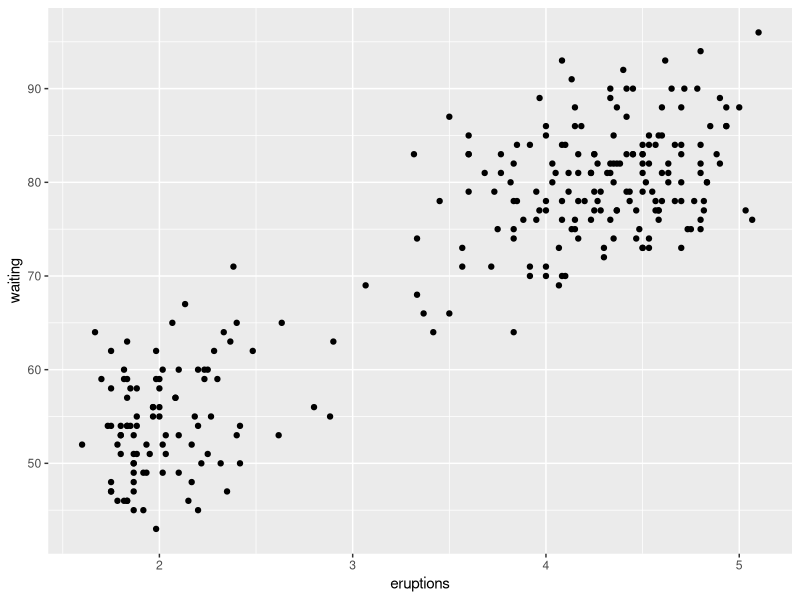
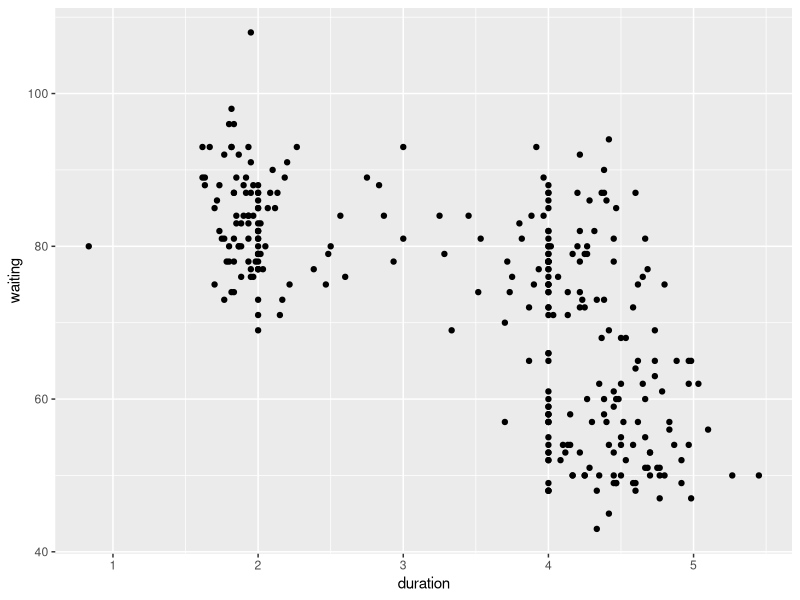
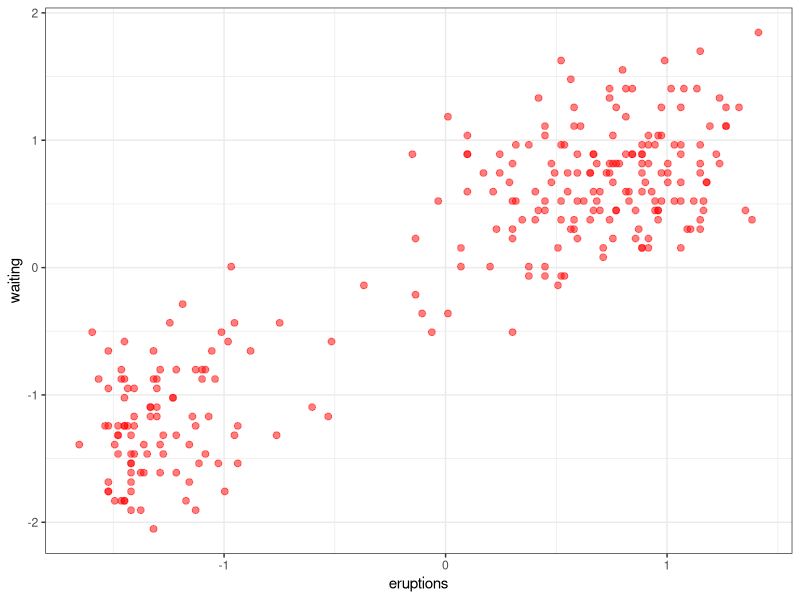
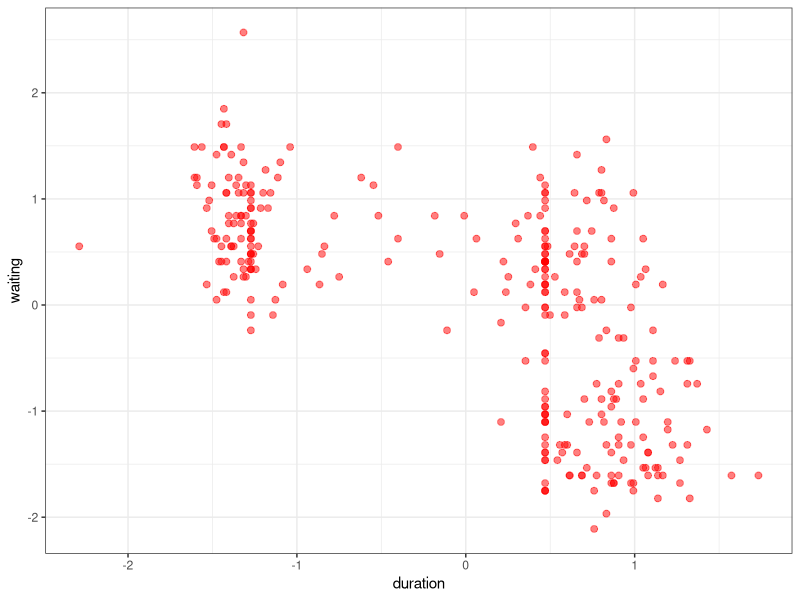
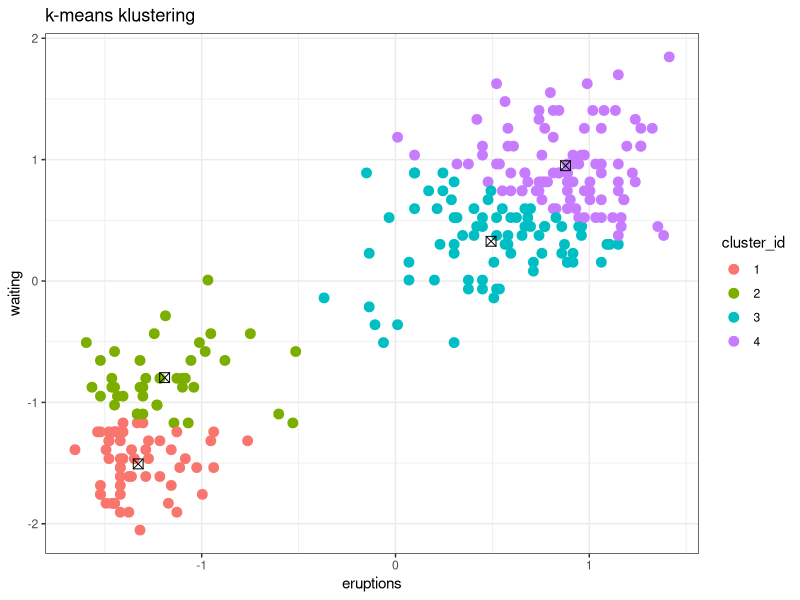
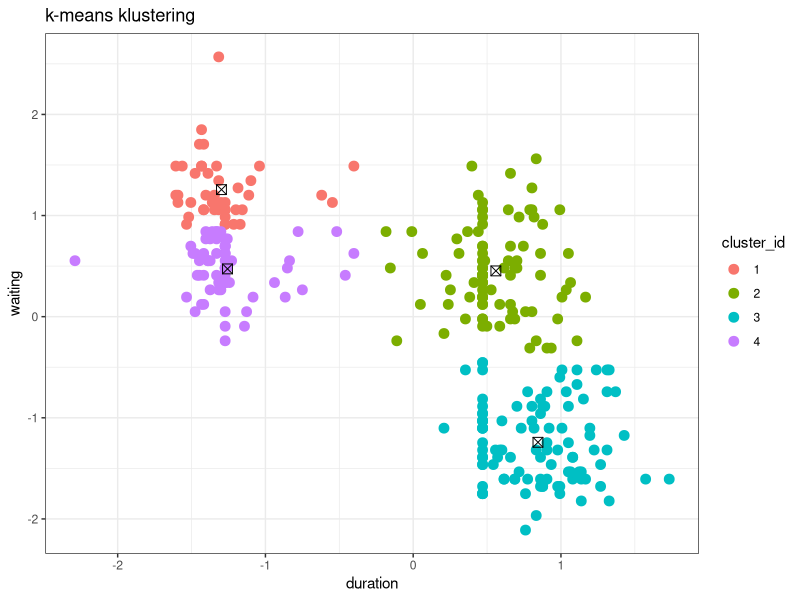
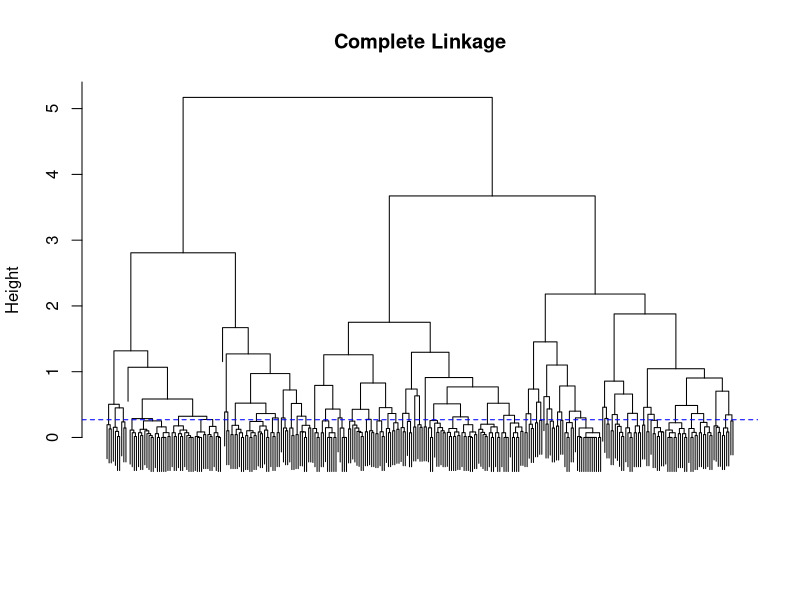

Recreate these plots in R, in order. (Note: this script raises an error after producing the figures.)
#-------------------------------------------------------------------------------
# Data 1: faithful
#-------------------------------------------------------------------------------
library(ggplot2)
?faithful
ggplot(data = faithful) + 
  geom_point(mapping = aes(x = eruptions, y = waiting))

#-------------------------------------------------------------------------------
# Data 2: geyser
#-------------------------------------------------------------------------------
library(MASS)
?geyser
ggplot(data = geyser) + 
  geom_point(mapping = aes(x = duration, y = waiting))



#-------------------------------------------------------------------------------
# Bearbetning 
#-------------------------------------------------------------------------------


D1<-as.data.frame(scale(faithful)[,])
head(D1)
# standarisera och plotta
ggplot(data = D1,aes(x=eruptions,y=waiting))+geom_point(alpha=0.5,col="red",size=2)+theme_bw()

apply(D1,2,sd)
apply(D1,2,mean)


D2<-as.data.frame(scale(geyser)[,])
head(D2)
# standarisera och plotta
ggplot(data = D2,aes(x=duration,y=waiting))+geom_point(alpha=0.5,col="red",size=2)+theme_bw()

apply(D2,2,sd)
apply(D2,2,mean)

#-------------------------------------------------------------------------------
# 1) k-means: faithful
#-------------------------------------------------------------------------------


set.seed(100)
K<-4
clust_kmeans<-kmeans(D1, centers=K, nstart = 20,iter.max = 25)

tab1<-table(clust_kmeans$cluster)
tab1<-as.data.frame(tab1)
colnames(tab1)<-c("Kluster ID","Antal")
tab1$Andel<-round(tab1$Antal/nrow(D1),2)
knitr::kable(tab1)


cluster_id<-as.factor(clust_kmeans$cluster)
ggplot(data = D1,aes(x=eruptions,y=waiting))+geom_point(alpha=1,size=3,aes(col=cluster_id))+
  theme_bw()+ggtitle("k-means klustering")+ 
  geom_point(data=data.frame(clust_kmeans$centers),aes(x=eruptions,y=waiting),shape=7,size=3)



#-------------------------------------------------------------------------------
# 1) k-means: geyser
#-------------------------------------------------------------------------------

set.seed(1001)
K<-4
clust_kmeans<-kmeans(D2, centers=K, nstart = 20,iter.max = 25)

tab1<-table(clust_kmeans$cluster)
tab1<-as.data.frame(tab1)
colnames(tab1)<-c("Kluster ID","Antal")
tab1$Andel<-round(tab1$Antal/nrow(D1),2)
knitr::kable(tab1)


cluster_id<-as.factor(clust_kmeans$cluster)
ggplot(data = D2,aes(x=duration,y=waiting))+geom_point(alpha=1,size=3,aes(col=cluster_id))+
  theme_bw()+ggtitle("k-means klustering")+ 
  geom_point(data=data.frame(clust_kmeans$centers),aes(x=duration,y=waiting),shape=7,size=3)









#-------------------------------------------------------------------------------
# 2) Hierarkisk klustring
#-------------------------------------------------------------------------------


hc.complete <- hclust(dist(D2), method = "complete")

plot(hc.complete, main = "Complete Linkage",
     xlab = "", sub = "", cex = .9,labels = FALSE)
abline(h=0.27,lty="dashed",col="blue")


hclust_complete<-cutree(hc.complete, 4)
#hclust_complete[]
tab2<-table(hclust_complete)
tab2<-as.data.frame(tab2)
colnames(tab2)<-c("Kluster ID","Antal")
tab2$Andel<-round(tab2$Antal/nrow(D2),2)

knitr::kable(tab2)

cluster_id<-as.factor(hclust_complete)
ggplot(data = D2,aes(x=x,y=y))+geom_point(alpha=1,size=3,aes(col=cluster_id))+
  theme_bw()+ggtitle("Hierarkisk klustring")



